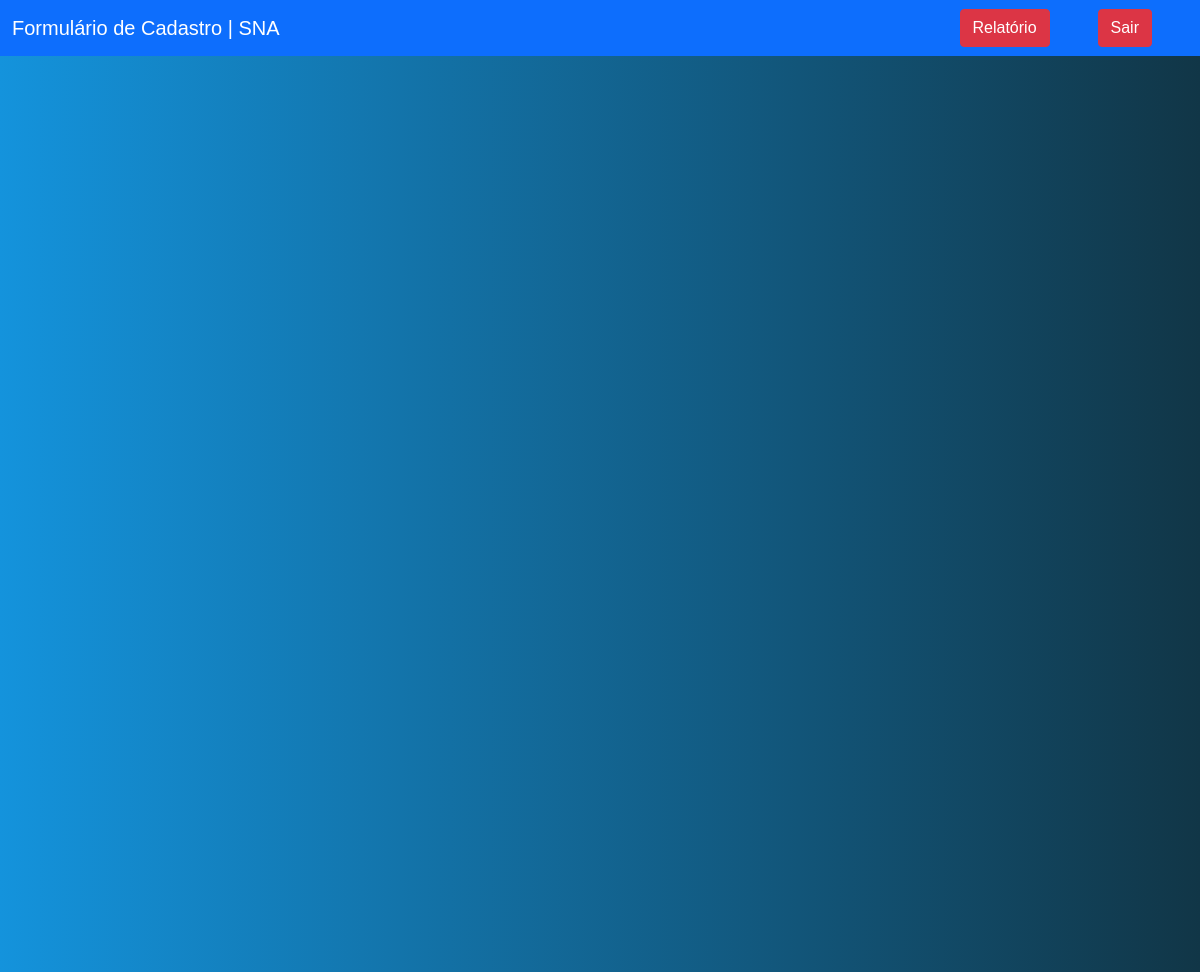
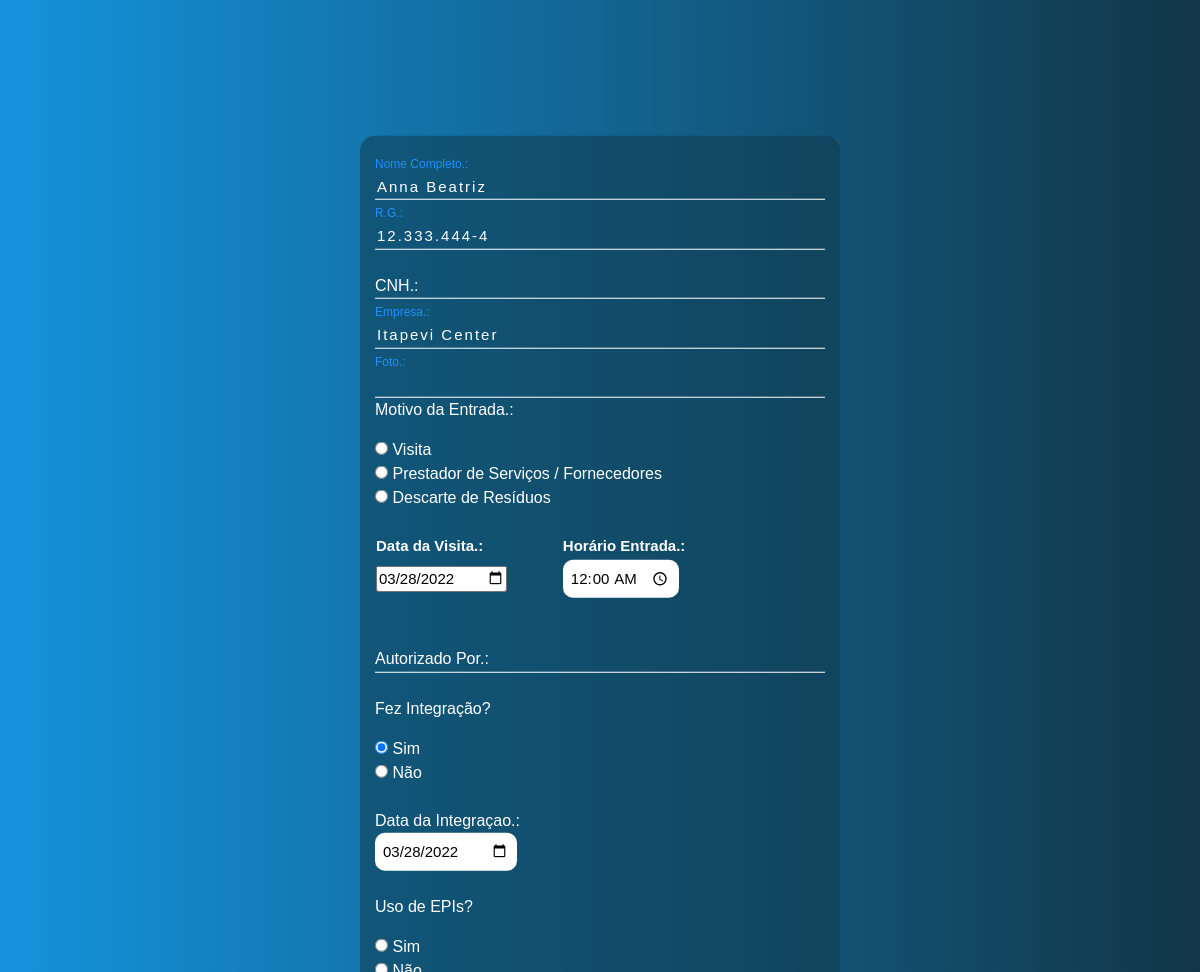
/formulario/edit.php?id=14, run on the app's committed database (2 pictures, top to bottom).
### tables this page shows
CREATE TABLE `tab_cadastro` (
  `id` int(11) NOT NULL,
  `nome` varchar(45) NOT NULL,
  `rg` varchar(20) NOT NULL,
  `cnh` varchar(20) NOT NULL,
  `empresa` varchar(45) NOT NULL,
  `foto` varchar(50) NOT NULL,
  `motivo` varchar(50) NOT NULL,
  `autorizadopor` varchar(50) NOT NULL,
  `data_visita` date NOT NULL,
  `Hora_Entrada` time NOT NULL,
  `integracao` varchar(15) NOT NULL,
  `data_integ` date NOT NULL,
  `usoepis` varchar(20) NOT NULL,
  `observ` varchar(100) NOT NULL,
  `login` varchar(20) DEFAULT NULL,
  `senha` varchar(10) DEFAULT NULL
);

### formulario/edit.php (the view, shortened to what this page needs)
<?php
    include_once('config.php');
    if(!empty($_GET['id']))
    {
        $id = $_GET['id'];
        $sqlSelect = "SELECT * FROM tab_cadastro WHERE id=$id";
        $result = $conexao->query($sqlSelect);
        if($result->num_rows > 0)
        {
            while($user_data = mysqli_fetch_assoc($result))
            {
                $nome = $user_data['nome'];
                $rg = $user_data['rg'];
                $cnh = $user_data['cnh'];
                $empresa = $user_data['empresa'];
                $foto = $user_data['foto'];
                $motivo = $user_data['motivo'];
                $data_visita = $user_data['data_visita'];
                $Hora_Entrada = $user_data['Hora_Entrada'];
                $autorizadopor = $user_data['autorizadopor'];
                $integracao = $user_data['integracao'];
                $data_integ = $user_data['data_integ'];
                $usoepis = $user_data['usoepis'];
            }
        }
        else
        {
            header('Location: sistema.php');
        }
    }
    else
        {
            header('Location: sistema.php');
        }
?>
<!DOCTYPE html>
<html lang="en">
<head>
    <link href="https://cdn.jsdelivr.net/npm/bootstrap@5.0.2/dist/css/bootstrap.min.css" rel="stylesheet">
</head>
<body>
    <nav class="navbar navbar-expand-lg navbar-dark bg-primary">
        <div class="container-fluid">
            <a class="navbar-brand" href="#">Formulário de Cadastro | SNA</a>
        </div>
        <div class="d-flex">
            <a href="sistema.php" class="btn btn-danger me-5">Relatório</a>
        </div>
        <div class="d-flex">
            <a href="sair.php" class="btn btn-danger me-5">Sair</a>
        </div>
    </nav>
    <div class="FotoPerfil">
    </div>
    <div class="box">
        <form action="formulario.php" method="POST">
            <fieldset>
                <br>
                <div class="inputBox">
                    <input type="text" name="nome" id="nome" class="inputUser" value="<?php echo $nome ?>" required>
                    <label for="nome" class="labelInput">Nome Completo.:</label>
                </div>
                <br>
                <div class="inputBox">
                    <input type="text" name="rg" id="rg" class="inputUser" value="<?php echo $rg ?>" required>
                    <label for="rg" class="labelInput">R.G.:</label>
                </div>
                <br>
                <div class="inputBox">
                    <input type="text" name="cnh" id="cnh" class="inputUser" value="<?php echo $cnh ?>" required>
                    <label for="cnh" class="labelInput">CNH.:</label>
                </div>
                <br>
                <div class="inputBox">
                    <input type="text" name="empresa" id="empresa" class="inputUser" value="<?php echo $empresa ?>" required>
                    <label for="empresa" class="labelInput">Empresa.:</label>
                </div>
                <br>
                <div class="inputBox">
                    <input type="text" name="foto" id="foto" class="inputUser" value="<?php echo $foto ?>">
                    <label for="foto" class="labelInput">Foto.:</label>
                </div>
                <p>Motivo da Entrada.:</p>
                <input type="radio" id="visita" name="motivo" value="visita" <?php echo $motivo == 'visita' ? 'checked' : '' ?> required>
                <label for="visita">Visita</label>
                <br>
                <input type="radio" id="prestserv" name="motivo" value="prestserv" <?php echo $motivo == 'prestserv' ? 'checked' : '' ?> required>
                <label for="prestserv">Prestador de Serviços / Fornecedores</label>
                <br>
                <input type="radio" id="descarte" name="motivo" value="descarte" <?php echo $motivo == 'descarte' ? 'checked' : '' ?> required>
                <label for="descarte">Descarte de Resíduos</label>
                <br><br>
                <table>
                    <tr>
                        <th>Data da Visita.:</th>
                        <th>Horário Entrada.:</th>
                    </tr>
                    <tr>
                        <td><input type="date" name="data_visita" id="data_visita" value="<?php echo $data_visita ?>" required></td>
                        <td><input type="time" name="Hora_Entrada" id="Hora_Entrada" value="<?php echo $Hora_Entrada ?>" required></td>
                    </tr>
                </table>
                <br><br>
                <div class="inputBox">
                    <input type="text" name="autorizadopor" id="autorizadopor" class="inputUser" value="<?php echo $autorizadopor ?>" required>
                    <label for="motivo" class="labelInput">Autorizado Por.:</label>
                </div>
                <br>
                <p>Fez Integração?</p>
                <input type="radio" id="sim" name="integ" value="sim" <?php echo $integracao == 'sim' ? 'checked' : '' ?> required>
                <label for="sim">Sim</label>
                <br>
                <input type="radio" id="nao" name="integ" value="nao" <?php echo $integracao == 'nao' ? 'checked' : '' ?> required>
                <label for="nao">Não</label>
                <br><br>
                <label for="data_integracao">Data da Integraçao.:</label><br>
                <input type="date" name="data_integracao" id="data_integracao" value="<?php echo $data_integ ?>" required>
                <br><br>
                 <p>Uso de EPIs?</p>
                <input type="radio" id="sim" name="usoepis" value="sim" <?php echo $usoepis == 'sim' ? 'checked' : '' ?> required>
                <label for="sim">Sim</label>
                <br>
                <input type="radio" id="nao" name="usoepis" value="nao" <?php echo $usoepis == 'nao' ? 'checked' : '' ?> required>
                <label for="nao">Não</label>
                <br><br>
                <br><br>
            </fieldset>
        </form>
    </div>
</body>
</html>

### formulario/edit.php (style rules this page uses)
body { font-family: Arial, Helvetica, sans-serif; background: linear-gradient(to right, rgb(20, 147, 220), rgb(17, 54, 71)); color: white; }
.box { color: white; position: absolute; top: 83%; left: 50%; transform: translate(-50%,-50%); background-color: rgba(17, 54, 71, 0.5); padding: 15px; border-radius: 15px; width: 40%; }
fieldset { border: 0px solid dodgerblue; }
.inputBox { position: relative; }
.inputUser { background: none; border: none; border-bottom: 1px solid white; outline: none; color: white; font-size: 15px; width: 100%; letter-spacing: 2px; }
.labelInput { position: absolute; top: 0px; left: 0px; pointer-events: none; transition: .5s; }
.inputUser:focus ~ .labelInput, .inputUser:valid ~ .labelInput { top: -20px; font-size: 12px; color: dodgerblue; }
#data_integracao { border: none; padding: 8px; border-radius: 10px; outline: none; font-size: 15px; }
.d-flex { color: black; }
table { font-family: sans-serif; font-size: 15px; text-align: left; height: 15px; }
th { width: 60%; height: 10px; }
#Hora_Entrada { border: none; padding: 8px; border-radius: 10px; outline: 5px; font-size: 15px; }

### data on the page
tab_cadastro: nome "Anna Beatriz", rg "12.333.444-4", empresa "Itapevi Center", motivo "☐ Visita", motivo "☐ Prestador de Serviços / Fornec", motivo "☐ Descarte de Resíduos", data_visita "03/28/2022", Hora_Entrada "00:00:00", integracao "☑ Sim", integracao "☐ Não", data_integracao "03/28/2022"
